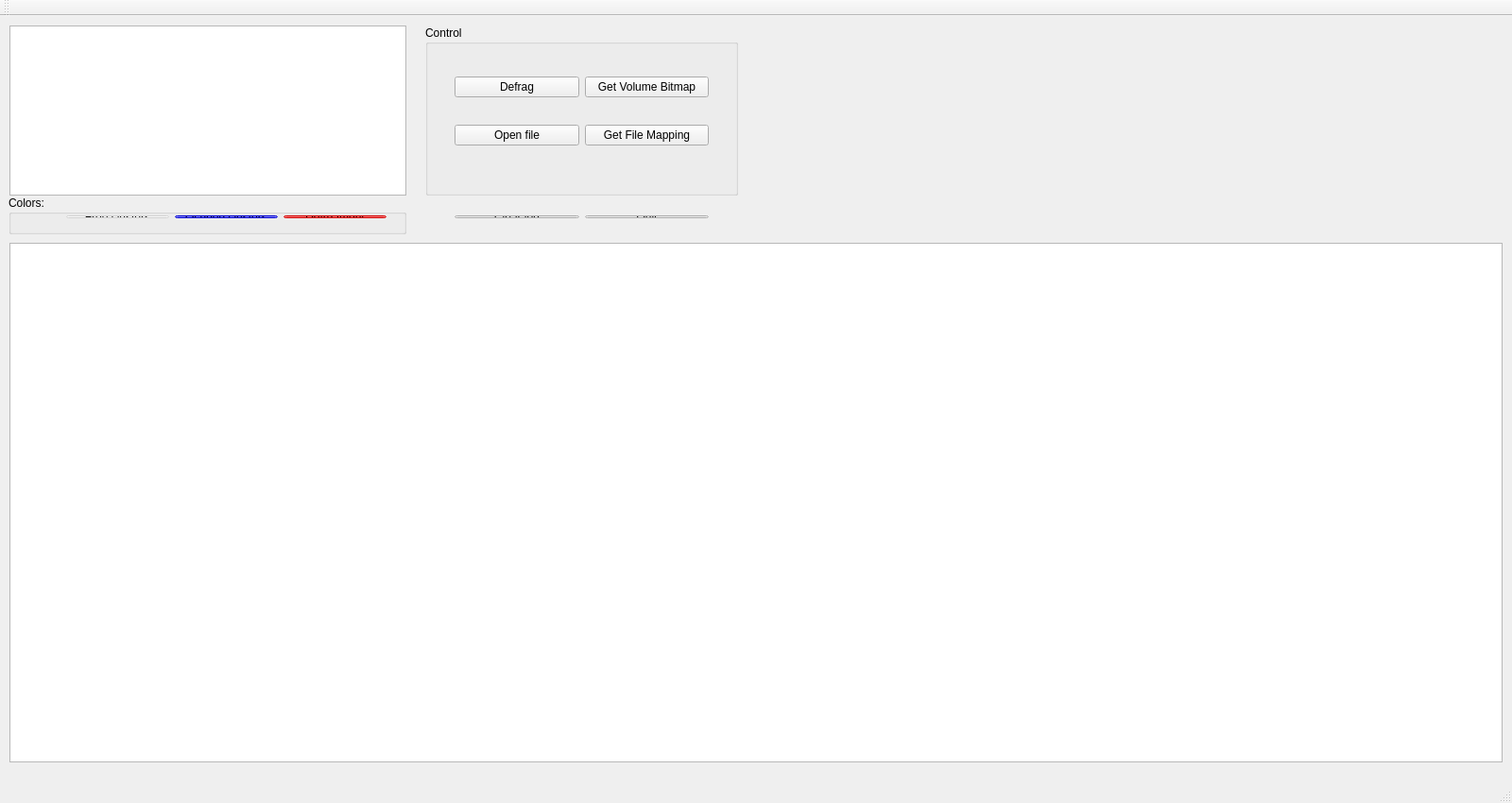
<?xml version="1.0" encoding="UTF-8"?>
<ui version="4.0">
 <class>MainWindow</class>
 <widget class="QMainWindow" name="MainWindow">
  <property name="geometry">
   <rect>
    <x>0</x>
    <y>0</y>
    <width>1600</width>
    <height>850</height>
   </rect>
  </property>
  <property name="windowTitle">
   <string>MainWindow</string>
  </property>
  <widget class="QWidget" name="centralWidget">
   <widget class="QListWidget" name="listWidget">
    <property name="geometry">
     <rect>
      <x>10</x>
      <y>10</y>
      <width>420</width>
      <height>180</height>
     </rect>
    </property>
   </widget>
   <widget class="QGroupBox" name="groupBox">
    <property name="geometry">
     <rect>
      <x>450</x>
      <y>10</y>
      <width>331</width>
      <height>180</height>
     </rect>
    </property>
    <property name="title">
     <string>Control</string>
    </property>
    <widget class="QWidget" name="layoutWidget">
     <property name="geometry">
      <rect>
       <x>20</x>
       <y>20</y>
       <width>291</width>
       <height>141</height>
      </rect>
     </property>
     <layout class="QVBoxLayout" name="verticalLayout">
      <item>
       <layout class="QHBoxLayout" name="horizontalLayout_2">
        <item>
         <widget class="QPushButton" name="defrag_btn">
          <property name="text">
           <string>Defrag</string>
          </property>
         </widget>
        </item>
        <item>
         <widget class="QPushButton" name="getVol_btn">
          <property name="text">
           <string>Get Volume Bitmap</string>
          </property>
         </widget>
        </item>
       </layout>
      </item>
      <item>
       <layout class="QHBoxLayout" name="horizontalLayout">
        <item>
         <widget class="QPushButton" name="open_btn">
          <property name="text">
           <string>Open file</string>
          </property>
         </widget>
        </item>
        <item>
         <widget class="QPushButton" name="get_map_btn">
          <property name="text">
           <string>Get File Mapping</string>
          </property>
         </widget>
        </item>
       </layout>
      </item>
     </layout>
    </widget>
   </widget>
   <widget class="QTableWidget" name="tableWidget">
    <property name="geometry">
     <rect>
      <x>10</x>
      <y>240</y>
      <width>1580</width>
      <height>550</height>
     </rect>
    </property>
    <attribute name="horizontalHeaderDefaultSectionSize">
     <number>10</number>
    </attribute>
    <attribute name="horizontalHeaderMinimumSectionSize">
     <number>5</number>
    </attribute>
    <attribute name="verticalHeaderDefaultSectionSize">
     <number>10</number>
    </attribute>
    <attribute name="verticalHeaderMinimumSectionSize">
     <number>5</number>
    </attribute>
   </widget>
   <widget class="QGroupBox" name="groupBox_2">
    <property name="geometry">
     <rect>
      <x>9</x>
      <y>190</y>
      <width>421</width>
      <height>41</height>
     </rect>
    </property>
    <property name="title">
     <string>Colors:</string>
    </property>
    <widget class="QWidget" name="layoutWidget">
     <property name="geometry">
      <rect>
       <x>50</x>
       <y>10</y>
       <width>361</width>
       <height>25</height>
      </rect>
     </property>
     <layout class="QHBoxLayout" name="horizontalLayout_3">
      <item>
       <widget class="QPushButton" name="pushButton">
        <property name="enabled">
         <bool>false</bool>
        </property>
        <property name="styleSheet">
         <string notr="true">QPushButton{
color: black;
background-color: white;
}</string>
        </property>
        <property name="text">
         <string>Free clusters</string>
        </property>
       </widget>
      </item>
      <item>
       <widget class="QPushButton" name="pushButton_2">
        <property name="enabled">
         <bool>false</bool>
        </property>
        <property name="styleSheet">
         <string notr="true">QPushButton{
color: black;
background-color: blue;
}</string>
        </property>
        <property name="text">
         <string>Ocuped clusters</string>
        </property>
       </widget>
      </item>
      <item>
       <widget class="QPushButton" name="pushButton_3">
        <property name="enabled">
         <bool>false</bool>
        </property>
        <property name="styleSheet">
         <string notr="true">QPushButton{
color: black;
background-color: red;
}</string>
        </property>
        <property name="text">
         <string>Defrgament</string>
        </property>
       </widget>
      </item>
     </layout>
    </widget>
   </widget>
   <widget class="QWidget" name="layoutWidget">
    <property name="geometry">
     <rect>
      <x>470</x>
      <y>200</y>
      <width>291</width>
      <height>25</height>
     </rect>
    </property>
    <layout class="QHBoxLayout" name="horizontalLayout_4">
     <item>
      <widget class="QPushButton" name="clear_btn">
       <property name="text">
        <string>Clear log</string>
       </property>
      </widget>
     </item>
     <item>
      <widget class="QPushButton" name="pushButton_5">
       <property name="text">
        <string>Quit</string>
       </property>
      </widget>
     </item>
    </layout>
   </widget>
  </widget>
  <widget class="QToolBar" name="mainToolBar">
   <attribute name="toolBarArea">
    <enum>TopToolBarArea</enum>
   </attribute>
   <attribute name="toolBarBreak">
    <bool>false</bool>
   </attribute>
  </widget>
  <widget class="QStatusBar" name="statusBar"/>
  <widget class="QMenuBar" name="menuBar">
   <property name="geometry">
    <rect>
     <x>0</x>
     <y>0</y>
     <width>1600</width>
     <height>21</height>
    </rect>
   </property>
  </widget>
 </widget>
 <layoutdefault spacing="6" margin="11"/>
 <resources/>
 <connections/>
</ui>
